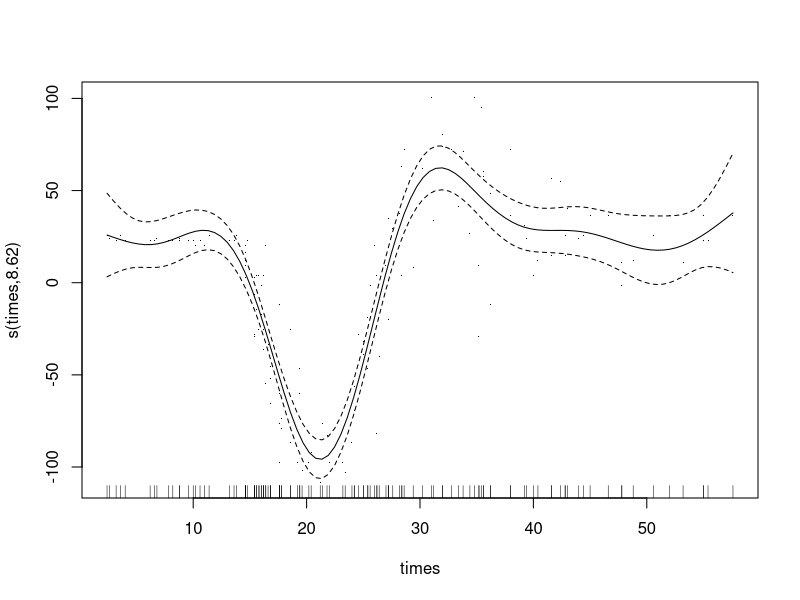
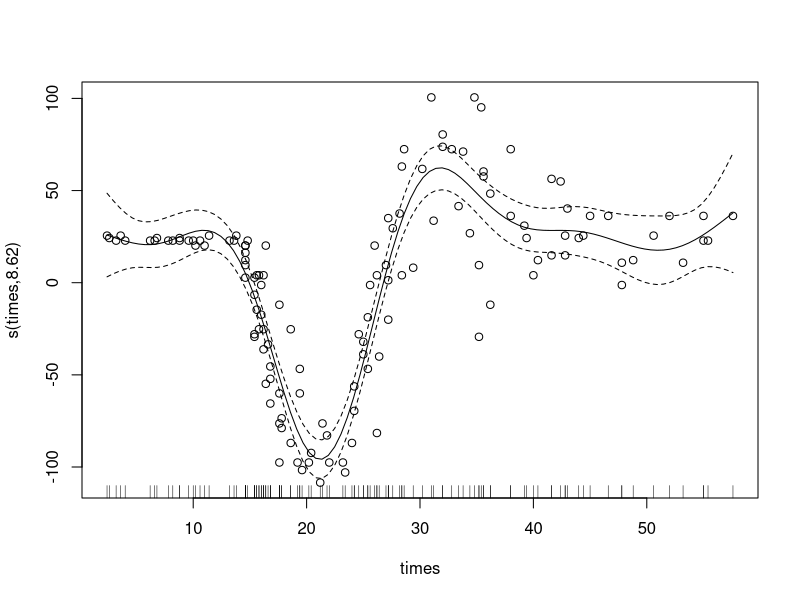

R code for these plots, in order:
mcycle <- MASS::mcycle

library(mgcv)
# Fit the model
mod <- gam(accel ~ s(times), data = mcycle, method = "REML")

# Make the plot with residuals
plot(mod, residuals = TRUE)

# Change shape of residuals
plot(mod, residuals = TRUE, pch = 1, cex = 1)